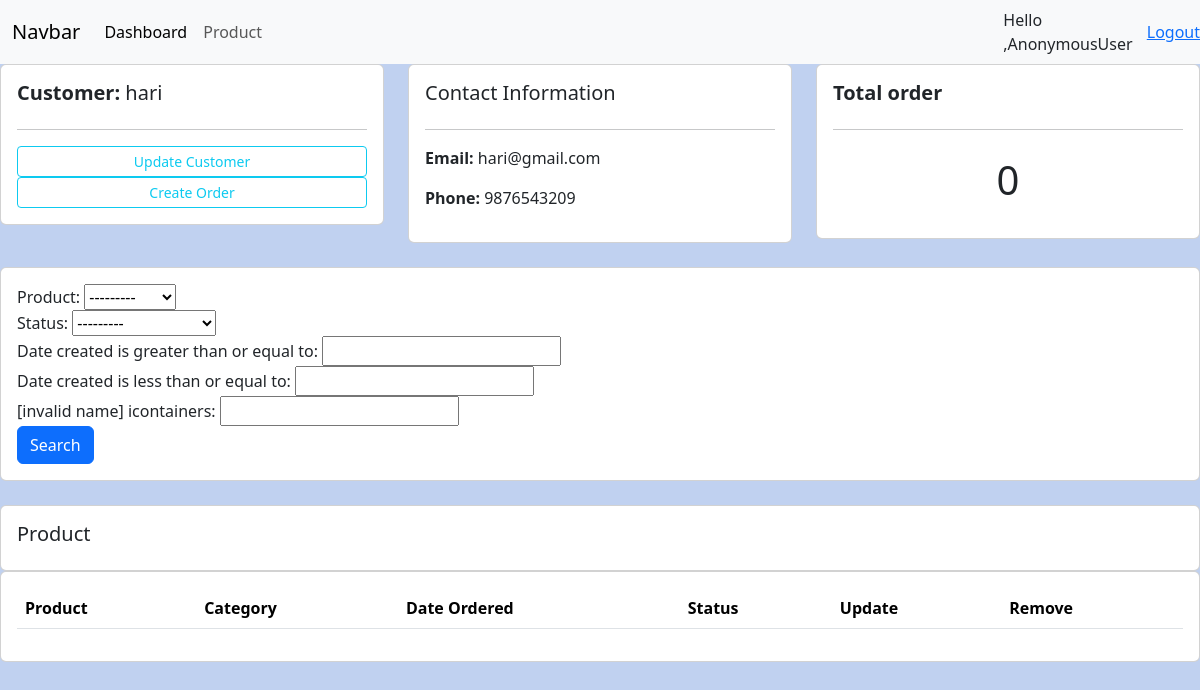
/customer/3/, run on the app's committed database.
### person/models.py (models this page shows, shortened)
class Customer(models.Model):
    name = models.CharField(max_length=200, null=True)
    phone=models.CharField(max_length=200, null=True)
    email = models.CharField(max_length=200, null=True)
    date_created=models.DateTimeField(auto_now_add=True, null=True)

### person/views.py (the view)
# urls.py: path('customer/<str:pk_test>/', views.cus, name='customer')
def cus(request, pk_test): #cus stands for customer
    customer=Customer.objects.get(id=pk_test)
    orders=customer.order_set.all()
    order_count=orders.count()
    myFilter=OrderFilter(request.GET, queryset=orders)
    orders=myFilter.qs
    context={'customer':customer, 'orders':orders, 'order_count': order_count, 'myFilter': myFilter}
    return render(request,'person/customer.html', context)

### person/models.py (called while the page is built)
    def __str__(self):
        return self.name

### templates/person/customer.html (shortened to what this page needs)
{% extends 'base.html' %}
{% block content %}
<div class="row">
    <div class="col-md">
        <div class="card card-body">
            <h5><b>Customer: </b>{{customer.name}}</h5>
            <hr>
            <a href="#" class="btn btn-outline-info btn-sm btn-block">Update Customer</a>
            <a href="#" class="btn btn-outline-info btn-sm btn-block">Create Order</a>
        </div>
    </div>
    <div class="col-md">
        <div class="card card-body">
            <h5>Contact Information</h5>
            <hr>
            <p><b>Email: </b>{{customer.email}}</p>
            <p><b>Phone: </b>{{customer.phone}}</p>
        </div>
    </div>
    <div class="col-md">
        <div class="card card-body">
            <h5><b>Total order</b></h5>
            <hr>
            <h1 style="text-align: center; padding: 10px;">{{order_count}}</h1>
        </div>
    </div>
</div>
<br>
<div class="row">
    <div class="col">
        <div class="card card-body">
            <form method="get">
                {{myFilter.form}}
                <button class="btn btn-primary" type="Submit">Search</button>
            </form>
        </div>
    </div>
</div>
<br>
<div class="row">
    <div class="col-md">
        <div class="card card-body">
            <h5>Product</h5>
        </div>
        <div class="card card-body">
            <table class="table">
                <tr>
                    <th>Product</th>
                    <th>Category</th>
                    <th>Date Ordered</th>
                    <th>Status</th>
                    <th>Update</th>
                    <th>Remove</th>
                </tr>
            </table>
        </div>
    </div>
</div>
{% endblock %}

### static/css/mystyle.css (style rules this page uses)
body { background-color: rgb(192, 209, 240); }

### data on the page
Customer: name "hari", email "hari@gmail.com", phone "9876543209"

### other printed values
{{ request.user }} "AnonymousUser"
{{ order_count }} "0"
